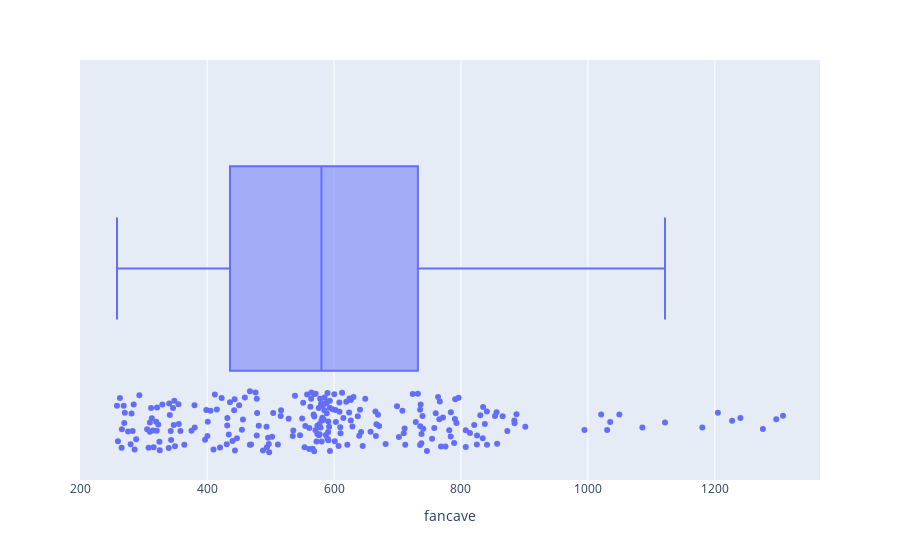

Here is the notebook cell this chart was saved with:
### Markdown cell above
## Plot the data points along with the box plot

### Code cell
fig = px.box(df, x="fancave",points="all")
fig.show()

### Figure 1 — Plotly figure (JSON) as saved in the notebook; plotly's stock layout.template omitted (floating-point values rounded to 4 significant figures; data arrays with more than 128 entries replaced by an {"elided": "..."} marker saying what was removed)
{"data": [{"alignmentgroup": "True", "boxpoints": "all", "hovertemplate": "fancave=%{x}<extra></extra>", "legendgroup": "", "marker": {"color": "#636efa"}, "name": "", "notched": false, "offsetgroup": "", "orientation": "h", "showlegend": false, "type": "box", "x": {"elided": "246 float values"}, "x0": " ", "xaxis": "x", "y0": " ", "yaxis": "y"}], "layout": {"boxmode": "group", "legend": {"tracegroupgap": 0}, "margin": {"t": 60}, "xaxis": {"anchor": "y", "domain": [0, 1], "title": {"text": "fancave"}}, "yaxis": {"anchor": "x", "domain": [0, 1]}}}
